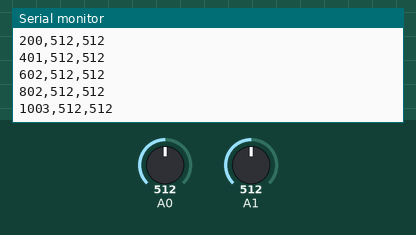
Bench run of a sketch on a simulated Arduino Uno, built with avr-gcc and run on an emulated ATmega328P. Shown: the last lines printed to the serial monitor. The inputs (shaded band) are chosen by the test bench; at power-on: A0 = 512, A1 = 512.

Above: at 1.2 s.
1.3 s: A0 set to 716
At 1.36 s:
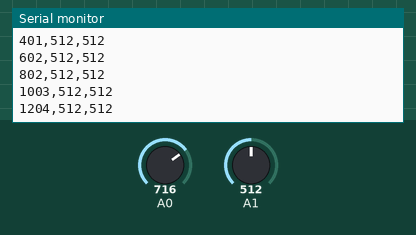
2.8 s: A1 set to 716
At 2.97 s:
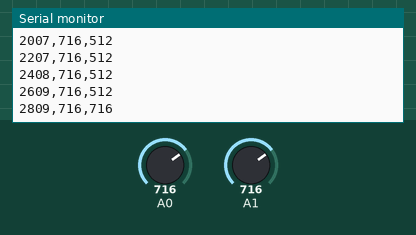
4.3 s: A0 set to 900
At 4.37 s:
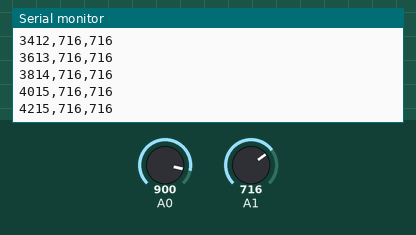
5.8 s: A1 set to 900
At 5.98 s:
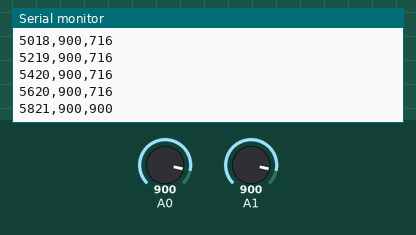
Timing chart, 0 to 8.3 s (numbered marks = the images above; inputs shaded):
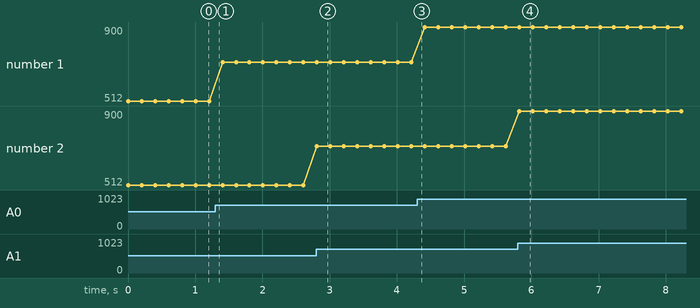

Measured:
- after the input at 2.8 s, the serial monitor: prints a new line at once (image 2)
- after the input at 5.8 s, the serial monitor: prints a new line at once (image 4)
- plotted number 1: 512 → 716 after the input at 1.3 s, 716 → 900 after the input at 4.3 s

The sketch:

U1A5_code.ino
```cpp
void setup() {
  Serial.begin(9600);
}

void loop() {
  int s1=analogRead(A0);
  int s2=analogRead(A1);
  Serial.print(millis());
  Serial.print(",");
  Serial.print(s1);
  Serial.print(",");
  Serial.println(s2);
  delay(200);
}
```
